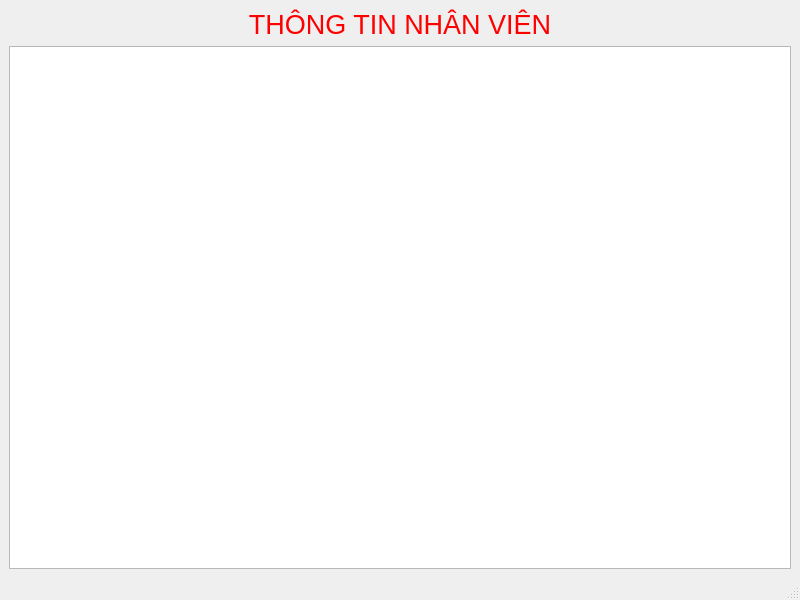
<?xml version="1.0" encoding="UTF-8"?>
<ui version="4.0">
 <class>manage_showstaffs</class>
 <widget class="QMainWindow" name="manage_showstaffs">
  <property name="geometry">
   <rect>
    <x>0</x>
    <y>0</y>
    <width>800</width>
    <height>600</height>
   </rect>
  </property>
  <property name="windowTitle">
   <string>MainWindow</string>
  </property>
  <widget class="QWidget" name="centralwidget">
   <layout class="QFormLayout" name="formLayout">
    <item row="0" column="0" colspan="2">
     <layout class="QVBoxLayout" name="verticalLayout">
      <item>
       <widget class="QLabel" name="label">
        <property name="text">
         <string>&lt;html&gt;&lt;head/&gt;&lt;body&gt;&lt;p align=&quot;center&quot;&gt;&lt;span style=&quot; font-size:20pt; color:#ff0000;&quot;&gt;THÔNG TIN NHÂN VIÊN&lt;/span&gt;&lt;/p&gt;&lt;/body&gt;&lt;/html&gt;</string>
        </property>
       </widget>
      </item>
      <item>
       <widget class="QTableView" name="tableView_nv"/>
      </item>
     </layout>
    </item>
   </layout>
  </widget>
  <widget class="QMenuBar" name="menubar">
   <property name="geometry">
    <rect>
     <x>0</x>
     <y>0</y>
     <width>800</width>
     <height>22</height>
    </rect>
   </property>
  </widget>
  <widget class="QStatusBar" name="statusbar"/>
 </widget>
 <resources/>
 <connections/>
</ui>
